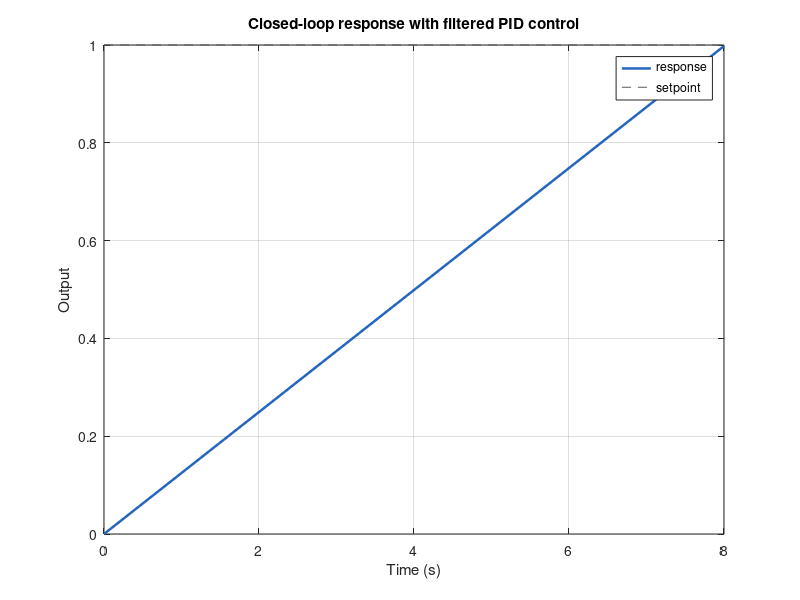

The MATLAB script that drew this image:
%=============================================================================
% Copyright (c) 2026-present Allan CORNET (Nelson)
%=============================================================================
% This file is part of Nelson.
%=============================================================================
% LICENCE_BLOCK_BEGIN
% SPDX-License-Identifier: LGPL-3.0-or-later
% LICENCE_BLOCK_END
%=============================================================================
% Design a filtered PID controller and inspect the closed-loop step response.
plant = tf(1, [1 3 2]);
proportionalGain = 8;
integralGain = 4;
derivativeGain = 1.5;
derivativeFilter = 20;
controllerNumerator = [...
  proportionalGain + derivativeGain * derivativeFilter, ...
  proportionalGain * derivativeFilter + integralGain, ...
  integralGain * derivativeFilter];
controllerDenominator = [1 derivativeFilter 0];
controller = tf(controllerNumerator, controllerDenominator);
openLoop = series(controller, plant);
closedLoop = feedback(openLoop, 1);
[responseValues, responseTimes] = step(closedLoop, [0 8]);
closedLoopPoles = pole(closedLoop);

if ~exist('pidExampleFigureVisible', 'var')
  pidExampleFigureVisible = 'on';
end
figureHandle = figure(...
  'Name', 'Filtered PID closed loop', ...
  'NumberTitle', 'off', ...
  'Visible', pidExampleFigureVisible);
axesHandle = axes('Parent', figureHandle);
plot(axesHandle, responseTimes, responseValues, ...
  'Color', [0.15 0.40 0.75], 'LineWidth', 1.8);
hold(axesHandle, 'on');
plot(axesHandle, responseTimes, ones(size(responseTimes)), '--', ...
  'Color', [0.35 0.35 0.35]);
hold(axesHandle, 'off');
grid(axesHandle, 'on');
xlabel(axesHandle, 'Time (s)');
ylabel(axesHandle, 'Output');
title(axesHandle, 'Closed-loop response with filtered PID control');
legend(axesHandle, 'response', 'setpoint', 'Location', 'best');
%=============================================================================
